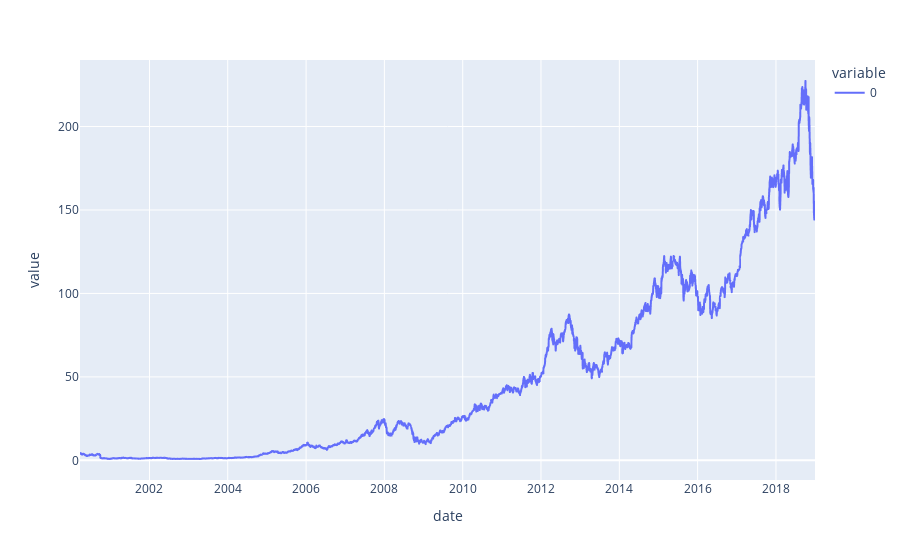
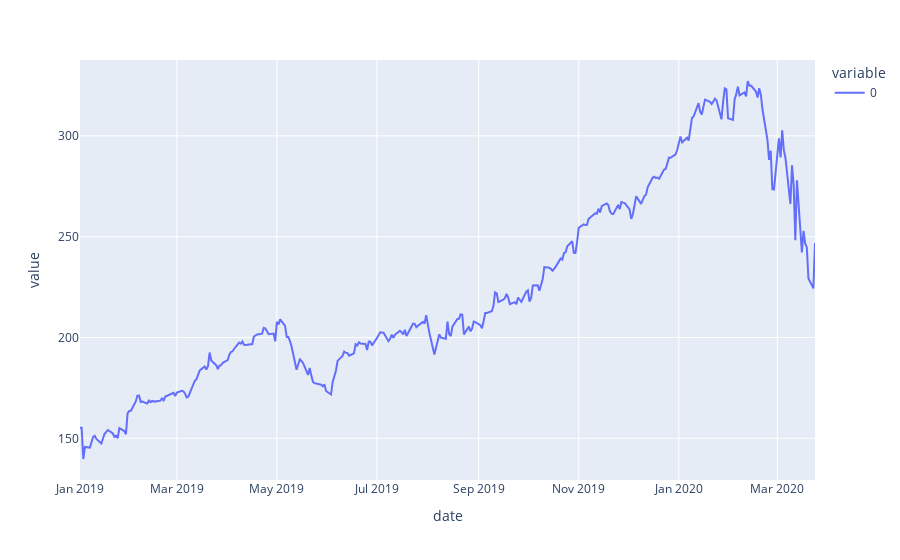
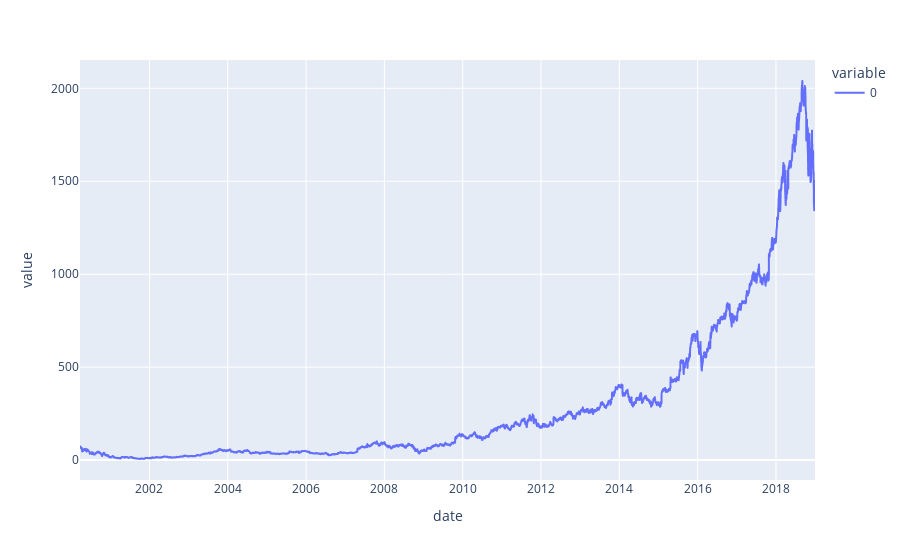
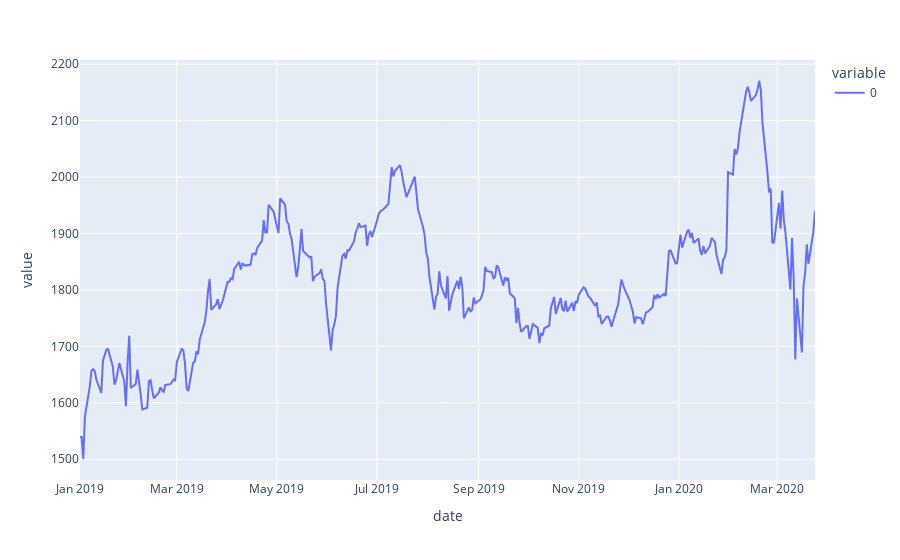

Notebook source saved alongside these figures, in order:
### Code cell
for ticker, series in data.items():
    for use, ts in series.items():
        plot = ts.pd_dataframe().plot()
        plot.show()

### Figure 1 — Plotly figure (JSON) as saved in the notebook; plotly's stock layout.template omitted (floating-point values rounded to 4 significant figures; data arrays with more than 128 entries replaced by an {"elided": "..."} marker saying what was removed)
{"data": [{"hovertemplate": "variable=0<br>date=%{x}<br>value=%{y}<extra></extra>", "legendgroup": "0", "line": {"color": "#636efa", "dash": "solid"}, "mode": "lines", "name": "0", "showlegend": true, "type": "scattergl", "x": {"elided": "4897 str values"}, "xaxis": "x", "y": {"elided": "4897 float values"}, "yaxis": "y"}], "layout": {"legend": {"title": {"text": "variable"}, "tracegroupgap": 0}, "margin": {"t": 60}, "xaxis": {"anchor": "y", "domain": [0, 1], "title": {"text": "date"}}, "yaxis": {"anchor": "x", "domain": [0, 1], "title": {"text": "value"}}}}

### Figure 2 — Plotly figure (JSON) as saved in the notebook; plotly's stock layout.template omitted (floating-point values rounded to 4 significant figures; data arrays with more than 128 entries replaced by an {"elided": "..."} marker saying what was removed)
{"data": [{"hovertemplate": "variable=0<br>date=%{x}<br>value=%{y}<extra></extra>", "legendgroup": "0", "line": {"color": "#636efa", "dash": "solid"}, "mode": "lines", "name": "0", "orientation": "v", "showlegend": true, "type": "scatter", "x": {"elided": "321 str values"}, "xaxis": "x", "y": {"elided": "321 float values"}, "yaxis": "y"}], "layout": {"legend": {"title": {"text": "variable"}, "tracegroupgap": 0}, "margin": {"t": 60}, "xaxis": {"anchor": "y", "domain": [0, 1], "title": {"text": "date"}}, "yaxis": {"anchor": "x", "domain": [0, 1], "title": {"text": "value"}}}}

### Figure 3 — Plotly figure (JSON) as saved in the notebook; plotly's stock layout.template omitted (floating-point values rounded to 4 significant figures; data arrays with more than 128 entries replaced by an {"elided": "..."} marker saying what was removed)
{"data": [{"hovertemplate": "variable=0<br>date=%{x}<br>value=%{y}<extra></extra>", "legendgroup": "0", "line": {"color": "#636efa", "dash": "solid"}, "mode": "lines", "name": "0", "showlegend": true, "type": "scattergl", "x": {"elided": "4897 str values"}, "xaxis": "x", "y": {"elided": "4897 float values"}, "yaxis": "y"}], "layout": {"legend": {"title": {"text": "variable"}, "tracegroupgap": 0}, "margin": {"t": 60}, "xaxis": {"anchor": "y", "domain": [0, 1], "title": {"text": "date"}}, "yaxis": {"anchor": "x", "domain": [0, 1], "title": {"text": "value"}}}}

### Figure 4 — Plotly figure (JSON) as saved in the notebook; plotly's stock layout.template omitted (floating-point values rounded to 4 significant figures; data arrays with more than 128 entries replaced by an {"elided": "..."} marker saying what was removed)
{"data": [{"hovertemplate": "variable=0<br>date=%{x}<br>value=%{y}<extra></extra>", "legendgroup": "0", "line": {"color": "#636efa", "dash": "solid"}, "mode": "lines", "name": "0", "orientation": "v", "showlegend": true, "type": "scatter", "x": {"elided": "321 str values"}, "xaxis": "x", "y": {"elided": "321 float values"}, "yaxis": "y"}], "layout": {"legend": {"title": {"text": "variable"}, "tracegroupgap": 0}, "margin": {"t": 60}, "xaxis": {"anchor": "y", "domain": [0, 1], "title": {"text": "date"}}, "yaxis": {"anchor": "x", "domain": [0, 1], "title": {"text": "value"}}}}
